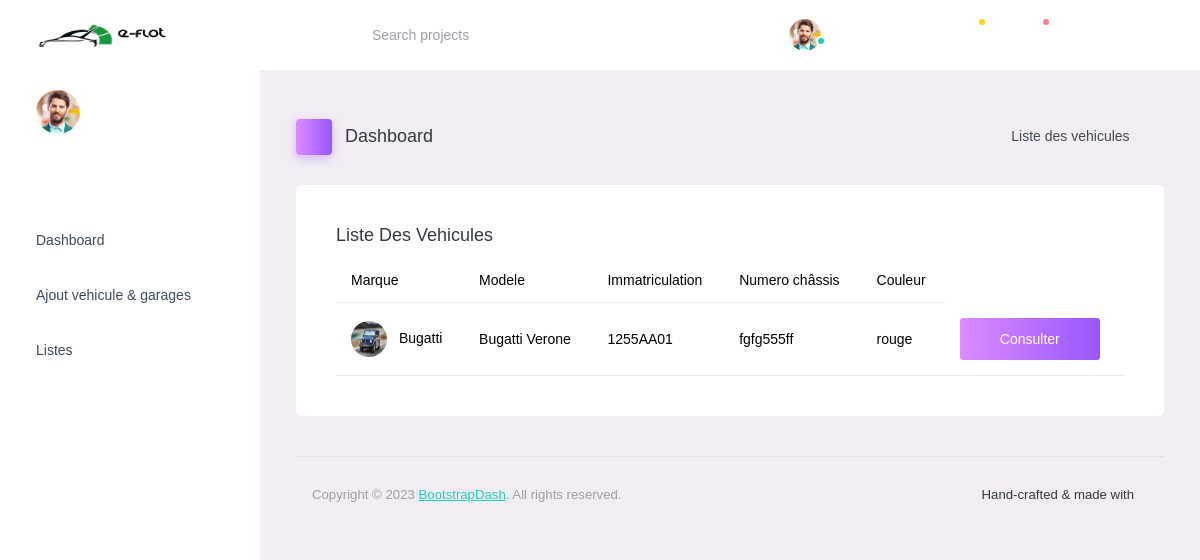
/Tableau/de/board/liste/vehicules/, run on an earlier commit of the app's database.
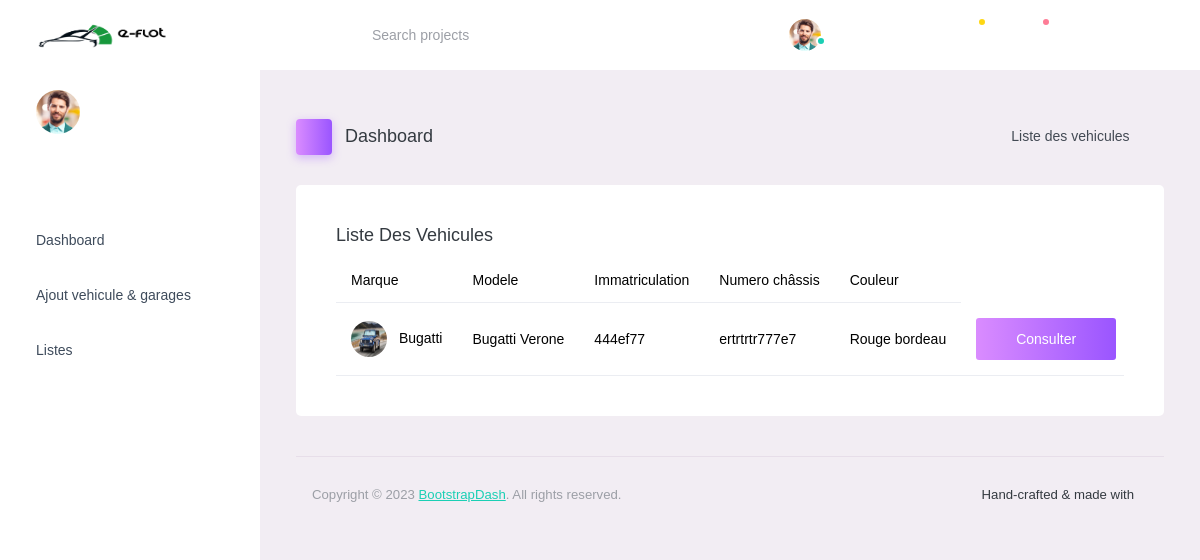
And on a later commit of the database.
### admin_dashboard/models.py (models this page shows, shortened)
class Voiture(models.Model):
    modele = models.ForeignKey(Modele, on_delete=models.CASCADE)
    TRANSMISSION_CHOICES = [
        ('Manuelle', 'Manuelle'),
        ('Automatique', 'Automatique'),
    ]
    TYPES_CARBURANT_CHOICES  = [
        ("Gasoil", "Gasoil"),
        ("Super", "Super"),
        ("Essence", "Essence"),
    ]
    nombre_de_vitesse = models.IntegerField(default=5, validators=[MinValueValidator(1), MaxValueValidator(10)])
    annee_fabrication = models.DateField()
    kilometrage = models.PositiveIntegerField()
    type_carburant = models.CharField(choices=TYPES_CARBURANT_CHOICES,max_length=50)
    transmission = models.CharField(max_length=50, choices=TRANSMISSION_CHOICES)
    numero_serie = models.CharField(max_length=100)
    immatriculation = models.CharField(max_length=20)
    symptomes = models.TextField()
    couleur_voiture = models.CharField(max_length=50)
    historique_maintenance = models.TextField()
    codes_erreur = models.TextField(blank=True, null=True)
    photo_voiture = models.ImageField(upload_to="voitures/")
    numero_chassi = models.CharField(max_length=50)

class Modele(models.Model):
    nom = models.CharField(max_length=100)
    marque = models.ForeignKey(MarqueVoiture, on_delete=models.CASCADE, related_name='modeles')
    def __str__(self):
        return f"{self.marque} {self.nom}"

class MarqueVoiture(models.Model):
    marque = models.CharField(max_length=100)
    def __str__(self):
        return self.marque

### admin_dashboard/views.py (the view)
# urls.py: path('Tableau/de/board/liste/vehicules/', list_voitures, name='liste_voiture'),
def list_voitures(request):
    voitures = Voiture.objects.all().order_by('-id')
    datas = {
        'voitures': voitures,
    }
    return render(request, 'dist/pages/gestion/liste-vehicule.html', datas)

### admin_dashboard/templates/dist/pages/gestion/liste-vehicule.html (shortened to what this page needs)
{% extends 'dist/base.html' %}
{% load static %}
{% block content %}
   <div class="main-panel">
          <div class="content-wrapper">
            <div class="page-header">
              <h3 class="page-title">
                <span
                  class="page-title-icon bg-gradient-primary text-white me-2"
                >
                  <i class="mdi mdi-home"></i>
                </span>
                Dashboard
              </h3>
              <nav aria-label="breadcrumb">
                <ul class="breadcrumb">
                  <li class="breadcrumb-item active" aria-current="page">
                    Liste des vehicules
                    <i
                      class="mdi mdi-alert-circle-outline icon-sm text-primary align-middle"
                    ></i>
                  </li>
                </ul>
              </nav>
            </div>
            <div class="row">
              <div class="col-12 grid-margin">
                <div class="card">
                  <div class="card-body">
                    <h4 class="card-title">Liste des vehicules</h4>
                    <div class="table-responsive">
                      <table class="table">
                        <thead>
                          <tr>
                            <th>Marque</th>
                            <th>Modele</th>
                            <th>Immatriculation</th>
                            <th>Numero châssis</th>
                            <th>Couleur</th>
                          </tr>
                        </thead>
                        {% for voiture in voitures %}
                        <tbody>
                          <tr>
                            <td>
                              <img
                                src="{{ voiture.photo_voiture.url }}"
                                class="me-2"
                                alt="image"
                              />
                              {{ voiture.modele.marque }}
                            </td>
                            <td>{{ voiture.modele }}</td>
                            <td>{{ voiture.immatriculation }}</td>
                            <td>
                                {{voiture.numero_chassi}}
                            </td>
                            <td>{{voiture.couleur_voiture}}</td>
                            <td><a class="btn btn-gradient-primary" href="">Consulter</a></td>
                          </tr>
                        </tbody>
                        {% endfor %}
                      </table>
                    </div>
                  </div>
                </div>
              </div>
            </div>
          <footer class="footer">
            <div
              class="d-sm-flex justify-content-center justify-content-sm-between"
            >
              <span
                class="text-muted text-center text-sm-left d-block d-sm-inline-block"
                >Copyright © 2023
                <a href="https://www.bootstrapdash.com/" target="_blank"
                  >BootstrapDash</a
                >. All rights reserved.</span
              >
              <span
                class="float-none float-sm-right d-block mt-1 mt-sm-0 text-center"
                >Hand-crafted & made with
                <i class="mdi mdi-heart text-danger"></i
              ></span>
            </div>
          </footer>
        </div>
      </div>
    </div>
  </body>
</html>
{% endblock content %}

What changed in the data, as far as the page shows it:
changed Voiture "Bugatti": immatriculation "1255AA01" → "444ef77"; numero_chassi "fgfg555ff" → "ertrtrtr777e7"; couleur_voiture "rouge" → "Rouge bordeau"
